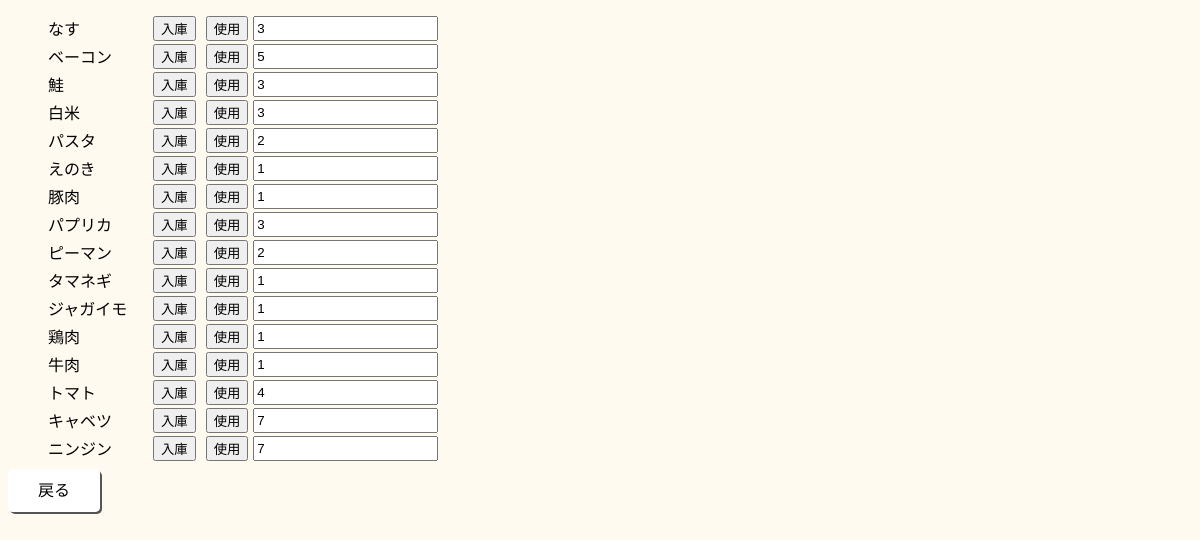
The app's page /tag/, older data.
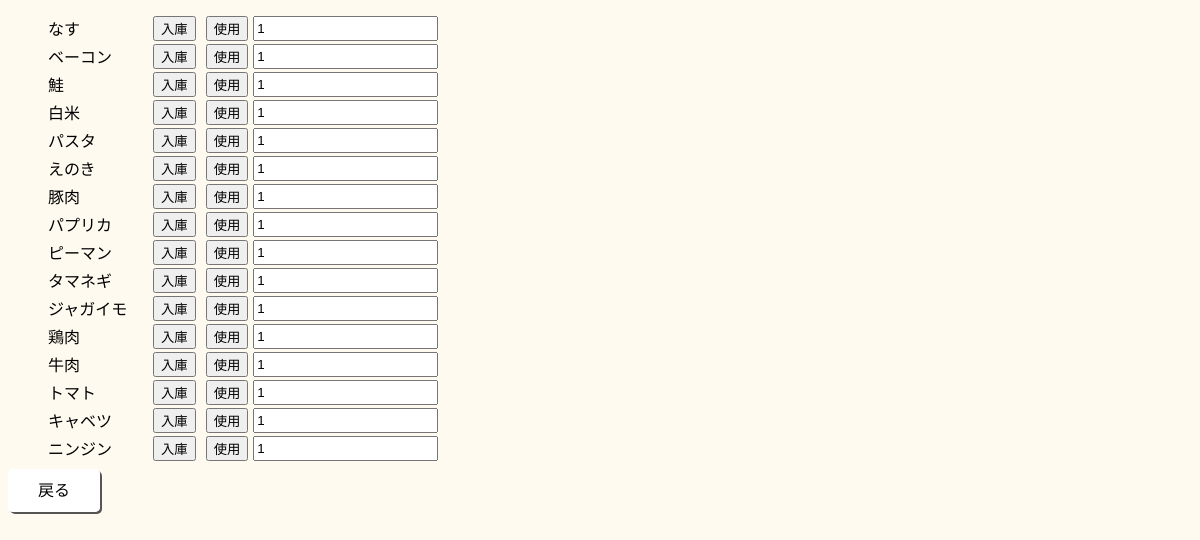
The same page, newer data.
### cookpost/models.py (models this page shows, shortened)
class Tag(models.Model):
    name = models.CharField(max_length=100)
    count = models.IntegerField(null=True,blank=True,default=0)
    category = models.CharField(max_length=100)
    images = models.ImageField(upload_to='')

### cookpost/views.py (the view)
# urls.py: path('tag/',tagview,name='tag'),
def tagview(request):
  tag = Tag.objects.all()
  if request.method=='POST':
    if 'on' in request.POST:
      category = request.POST['on']
      object = tag.get(name=category)
      object.count += 1
      object.save()
    elif 'off' in request.POST:
      category = request.POST['off']
      object = tag.get(name=category)
      if object.count == 0:
       object.count -= 0
       object.save()
      else:
       object.count -= 1
       object.save()
    return render(request,'tag.html',{'tag':tag})
  else:
    tag = Tag.objects.all()
    return render(request,'tag.html',{'tag':tag})

### templates/tag.html
{% extends 'base.html' %}
{% load static %}
{% block header %}
<link rel="stylesheet" type="text/css" href="{% static 'style.css' %}">
{% endblock header %}
{% block content %}
<form action="" method="POST">{% csrf_token %}
  <ul>
    {% for item in tag %}
    <div class="tag-list">
      <li class="list">{{ item.name }}</li>
      <button class="list-btn" type="submit" name="on"  value="{{ item.name }}" >入庫</button>
      <button class="list-btn" type="submit" name="off"  value="{{ item.name }}" >使用</button>
      <input class="" type="text" name="" value="{{item.count}}" readonly>
    </div>
    {% endfor %}
  </ul>
</form>
<div clas="detail-btn">
  <a class="btn return-btn" href="{% url 'list' %}">戻る</a>
</div>
{% endblock content %}

### templates/base.html (shortened to what this page needs)
<!doctype html>
<html lang="en">
  <head>
    {% block header %}
    {% endblock header %}
  </head>
  <body>
    {% block content %}
    {% endblock content %}
  </body>
</html>

### static/style.css (style rules this page uses)
body { background-color: #FFFAF0; }
.btn { background-color: white; text-decoration: none; padding:13px 30px; color: black; border-radius: 5px; box-shadow:2px 2px #555; border: none; cursor: pointer; }
.tag-list { display: flex; margin-bottom: 3px; }
.list { width: 100px; list-style: none; }
.list-btn { margin: 0 5px; }

Row changes from the older to the newer data that the page shows:
changed Tag "なす": count "3" → "1"
changed Tag "ベーコン": count "5" → "1"
changed Tag (number 3 of 16 on the later page): count "3" → "1"
changed Tag "白米": count "3" → "1"
changed Tag "パスタ": count "2" → "1"
changed Tag "パプリカ": count "3" → "1"
changed Tag "ピーマン": count "2" → "1"
changed Tag "トマト": count "4" → "1"
changed Tag "キャベツ": count "7" → "1"
changed Tag "ニンジン": count "7" → "1"
